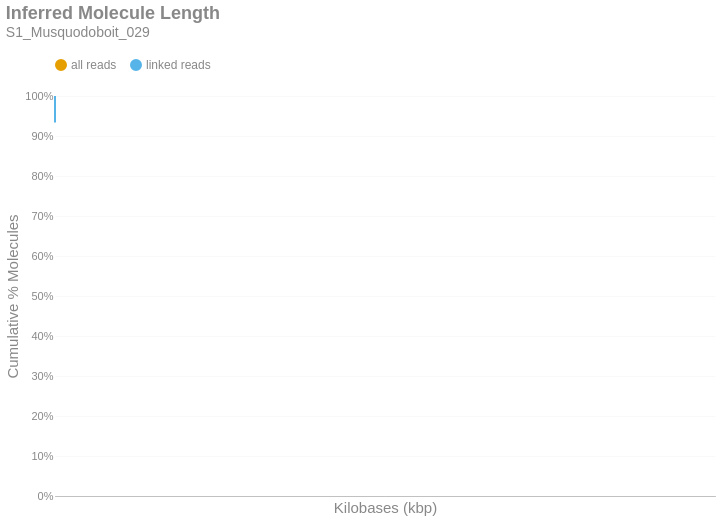

This figure's notebook cell:
### Markdown cell above
### Inferred Molecule Length
This is the cumulative frequency distribution of molecule lengths inferred from the first and last alignment positions along a contig for all alignments associated with a single linked-read barcode on a given contig.There are two distributions: one with `all` the alignments (yellow) and another with only `linked reads` (blue). The percent of molecules in the `linked reads` distribution is relative to the total number of linked molecules.

### Code cell
if SKIPLR:
    print_html(f"Skipped")
else:
    binned_df = consolidated_hist(valids['length_inferred']/1000, mask, 10, True)
    binned_df = binned_df.with_columns(
        pl.when(pl.col('bin').cast(pl.Utf8) == '0').then(pl.lit('1')).otherwise(pl.col('bin').cast(pl.Utf8)).alias('bin')
    )
    with SafeRender(binned_df):
        (
            density_plot(binned_df, 'Inferred Molecule Length', samplename, 'inferredlen')
            .transform_calculate(bin_kb='datum.bin / 1000')
            .encode(
                x=alt.X('bin_kb:Q', title="Kilobases (kbp)").scale(type='log', padding=0).axis(labelAngle=-40),
                y=alt.Y('value:Q', title='Cumulative % Molecules')
                    .axis(format='%')
                    .stack(False)
                    .scale(domainMin=0, domainMax=1,padding=0),
                color=alt.Color("key:N").scale(domain = ["all reads", "linked reads"]),
                tooltip = [
                    alt.Tooltip("key:N", title = "Data Type"),
                    alt.Tooltip("range_label:N", title="Kilobases"),
                    alt.Tooltip("value:Q", format = ".2%", title="% Molecules (Cum.)")
                ]
            )
        ).display()

### Figure 1 — Vega-Lite specification as saved in the notebook (floating-point values rounded to 4 significant figures)
{"width": "container", "height": 400, "config": {"title": {"anchor": "start", "dy": -15, "fontSize": 18, "color": "#888888", "subtitleColor": "#888888", "subtitleFontSize": 14}, "arc": {"fill": "#0072B2"}, "axis": {"domainColor": "#888888", "domainWidth": 0.5, "gridWidth": 0.2, "grid": false, "titleFontWeight": 400, "titleFontSize": 15, "labelFontSize": 11, "labelColor": "#888888", "tickColor": "#888888", "tickWidth": 0.2, "titleColor": "#888888"}, "axisBand": {"grid": false}, "axisX": {"grid": true, "tickSize": 10, "domainCap": "round"}, "axisY": {"domain": false, "grid": true, "tickSize": 0, "domainCap": "round"}, "background": "transparent", "header": {"labelFontSize": 15, "labelColor": "#888888", "titleFontSize": 15, "titleFontWeight": 600, "titleColor": "#888888"}, "legend": {"labelFont": "sans-serif", "labelFontSize": 12, "labelColor": "#888888", "symbolSize": 100, "symbolType": "circle", "titleFontSize": 12, "titlePadding": 10, "titleColor": "#888888", "title": null, "orient": "top"}, "range": {"category": ["#E69F00", "#56B4E9", "#009E73", "#F0E442", "#0072B2", "#D55E00", "#CC79A7", "#000000"], "diverging": ["#cfe8f3", "#a2d4ec", "#73bfe2", "#46abdb", "#1696d2", "#12719e"]}, "area": {"fill": "#0072B2", "fillOpacity": 0.7, "line": true, "strokeOpacity": 0.7}, "line": {"color": "#0072B2", "stroke": "#0072B2", "strokeWidth": 2}, "trail": {"color": "#0072B2", "stroke": "#0072B2", "strokeWidth": 0, "size": 1}, "point": {"filled": true, "fillOpacity": 1.0, "size": 95}, "text": {"color": "#888888", "fontSize": 11, "align": "right", "fontWeight": 400, "size": 11}, "bar": {"fill": "#0072B2", "stroke": null}, "view": {"stroke": null, "continuousWidth": 660, "continuousHeight": 400}}, "data": {"name": "data-3d202523a3b5d7fa9b87e533484e6490"}, "mark": {"type": "line", "interpolate": "monotone", "point": {"opacity": 0, "size": 275}}, "encoding": {"color": {"field": "key", "scale": {"domain": ["all reads", "linked reads"]}, "type": "nominal"}, "tooltip": [{"field": "key", "title": "Data Type", "type": "nominal"}, {"field": "range_label", "title": "Kilobases", "type": "nominal"}, {"field": "value", "format": ".2%", "title": "% Molecules (Cum.)", "type": "quantitative"}], "x": {"axis": {"labelAngle": -40}, "field": "bin_kb", "scale": {"type": "log", "padding": 0}, "title": "Kilobases (kbp)", "type": "quantitative"}, "y": {"axis": {"format": "%"}, "field": "value", "scale": {"domainMin": 0, "domainMax": 1, "padding": 0}, "stack": false, "title": "Cumulative % Molecules", "type": "quantitative"}}, "params": [{"name": "param_c36ac31b6afebe62", "select": {"type": "point", "fields": ["key"]}, "bind": "legend"}], "title": {"text": "Inferred Molecule Length", "subtitle": "S1_Musquodoboit_029"}, "transform": [{"fold": ["all reads (cumsum)", "linked reads (cumsum)"]}, {"calculate": "replace(datum.key, ' (cumsum)', '')", "as": "key"}, {"filter": {"param": "param_c36ac31b6afebe62"}}, {"calculate": "datum.bin / 1000", "as": "bin_kb"}], "usermeta": {"embedOptions": {"downloadFileName": "S1_Musquodoboit_029.inferredlen"}}, "$schema": "https://vega.github.io/schema/vega-lite/v6.1.0.json", "datasets": {"data-3d202523a3b5d7fa9b87e533484e6490": [{"bin": "0.0", "interval": "0.0-10.0", "all reads": 0.996, "linked reads": 0.9336, "all reads (cumsum)": 0.996, "linked reads (cumsum)": 0.9336, "range_label": "0-9"}, {"bin": "10.0", "interval": "10.0-20.0", "all reads": 0.001957, "linked reads": 0.03224, "all reads (cumsum)": 0.9979, "linked reads (cumsum)": 0.9658, "range_label": "10-19"}, {"bin": "20.0", "interval": "20.0-30.0", "all reads": 0.001034, "linked reads": 0.01724, "all reads (cumsum)": 0.999, "linked reads (cumsum)": 0.9831, "range_label": "20-29"}, {"bin": "30.0", "interval": "30.0-40.0", "all reads": 0.000594, "linked reads": 0.009836, "all reads (cumsum)": 0.9995, "linked reads (cumsum)": 0.9929, "range_label": "30-39"}, {"bin": "40.0", "interval": "40.0-50.0", "all reads": 0.0003948, "linked reads": 0.006237, "all reads (cumsum)": 0.9999, "linked reads (cumsum)": 0.9991, "range_label": "40-49"}, {"bin": "50.0", "interval": "50.0-60.0", "all reads": 3.784e-05, "linked reads": 0.0006045, "all reads (cumsum)": 1.0, "linked reads (cumsum)": 0.9998, "range_label": "50-59"}, {"bin": "60.0", "interval": "60.0-70.0", "all reads": 8.567e-06, "linked reads": 0.0001511, "all reads (cumsum)": 1.0, "linked reads (cumsum)": 0.9999, "range_label": "60-69"}, {"bin": "70.0", "interval": "70.0-80.0", "all reads": 3.57e-06, "linked reads": 2.748e-05, "all reads (cumsum)": 1.0, "linked reads (cumsum)": 0.9999, "range_label": "70-79"}, {"bin": "80.0", "interval": "80.0-90.0", "all reads": 2.856e-06, "linked reads": 4.121e-05, "all reads (cumsum)": 1.0, "linked reads (cumsum)": 1.0, "range_label": "80-89"}, {"bin": "90.0", "interval": "90.0-100.0", "all reads": 7.139e-07, "linked reads": 0.0, "all reads (cumsum)": 1.0, "linked reads (cumsum)": 1.0, "range_label": "90-99"}, {"bin": "100.0", "interval": "100.0-110.0", "all reads": 0.0, "linked reads": 0.0, "all reads (cumsum)": 1.0, "linked reads (cumsum)": 1.0, "range_label": "100-109"}, {"bin": "110.0", "interval": "110.0-120.0", "all reads": 7.139e-07, "linked reads": 1.374e-05, "all reads (cumsum)": 1.0, "linked reads (cumsum)": 1.0, "range_label": "110-119"}, {"bin": "120.0", "interval": "120.0-130.0", "all reads": 7.139e-07, "linked reads": 0.0, "all reads (cumsum)": 1.0, "linked reads (cumsum)": 1.0, "range_label": "120-129"}, {"bin": "130.0", "interval": "130.0-140.0", "all reads": 0.0, "linked reads": 0.0, "all reads (cumsum)": 1.0, "linked reads (cumsum)": 1.0, "range_label": "130-139"}, {"bin": "140.0", "interval": "140.0-150.0", "all reads": 0.0, "linked reads": 0.0, "all reads (cumsum)": 1.0, "linked reads (cumsum)": 1.0, "range_label": "140-149"}, {"bin": "150.0", "interval": "150.0-160.0", "all reads": 7.139e-07, "linked reads": 1.374e-05, "all reads (cumsum)": 1.0, "linked reads (cumsum)": 1.0, "range_label": "150-159"}]}}
